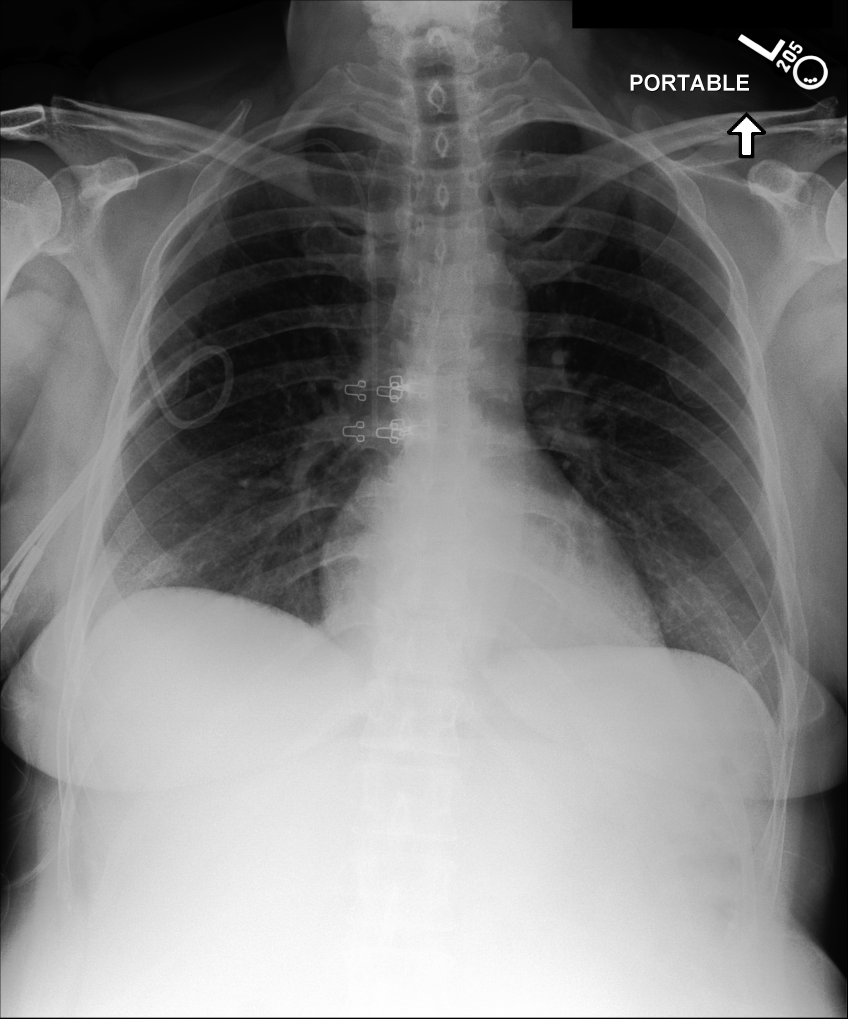
#> input picture data/jpg/p11000566/s50230446/2e4678a5-e646a648-d6265814-63b082e3-d14f047a.jpg, 2544 x 3056 px, found by its file name (shown at 1/3 size)
$ python eval_diff_image.py
#> lines starting #> are read from the running program, lines starting #| are printed output that depends on the picture; after the words box and inside, x2 and y2 are one past the last pixel; in counts of white or black regions, pixels touching at a corner belong together
import cv2
import numpy as np
from PIL import Image, ImageDraw, ImageFont
import matplotlib
matplotlib.use('Agg')
import matplotlib.pyplot as plt
import os

class XRayImageComparator:
    def __init__(self, image1_path, image2_path):
        self.image1_path = image1_path
        self.image2_path = image2_path
        self.image1 = None
        self.image2 = None
        self.diff_image = None
        self.lesion_boxes = []

    def load_images(self):
        self.image1 = cv2.imread(self.image1_path)
        self.image2 = cv2.imread(self.image2_path)

        if self.image1 is None or self.image2 is None:
            raise ValueError("Cannot load images, please check file paths")

        print(f"Image 1 size: {self.image1.shape}")
        print(f"Image 2 size: {self.image2.shape}")

    def align_images(self):
        if self.image1.shape != self.image2.shape:
            print("Images have different sizes, aligning...")
            min_height = min(self.image1.shape[0], self.image2.shape[0])
            min_width = min(self.image1.shape[1], self.image2.shape[1])

            self.image1 = cv2.resize(self.image1, (min_width, min_height))
            self.image2 = cv2.resize(self.image2, (min_width, min_height))

            print(f"Aligned size: {self.image1.shape}")

    def compute_difference(self):
        gray1 = cv2.cvtColor(self.image1, cv2.COLOR_BGR2GRAY)
        gray2 = cv2.cvtColor(self.image2, cv2.COLOR_BGR2GRAY)

        diff = cv2.absdiff(gray1, gray2)

        self.diff_image = diff

        return diff

    def detect_lesions(self, threshold=30, min_area=500, max_lesions=8, merge_distance=100):
        if self.diff_image is None:
            self.compute_difference()

        _, binary = cv2.threshold(self.diff_image, threshold, 255, cv2.THRESH_BINARY)

        kernel = cv2.getStructuringElement(cv2.MORPH_RECT, (5, 5))
        binary = cv2.morphologyEx(binary, cv2.MORPH_OPEN, kernel)
        binary = cv2.morphologyEx(binary, cv2.MORPH_CLOSE, kernel)

        contours, _ = cv2.findContours(binary, cv2.RETR_EXTERNAL, cv2.CHAIN_APPROX_SIMPLE)

        raw_boxes = []
        for contour in contours:
            area = cv2.contourArea(contour)
            if area >= min_area:
                x, y, w, h = cv2.boundingRect(contour)
                center_x = x + w // 2
                center_y = y + h // 2
                raw_boxes.append({
                    'box': (x, y, w, h),
                    'center': (center_x, center_y),
                    'area': area,
                    'intensity': np.mean(self.diff_image[y:y+h, x:x+w])
                })

        raw_boxes.sort(key=lambda x: x['area'], reverse=True)

        merged_boxes = []
        used = set()

        for i, box in enumerate(raw_boxes):
            if i in used:
                continue

            merged_box = box.copy()
            merged_indices = [i]

            for j in range(i + 1, len(raw_boxes)):
                if j in used:
                    continue

                other_box = raw_boxes[j]
                dist = np.sqrt((box['center'][0] - other_box['center'][0]) ** 2 +
                              (box['center'][1] - other_box['center'][1]) ** 2)

                if dist < merge_distance:
                    x1 = min(merged_box['box'][0], other_box['box'][0])
                    y1 = min(merged_box['box'][1], other_box['box'][1])
                    x2 = max(merged_box['box'][0] + merged_box['box'][2], other_box['box'][0] + other_box['box'][2])
                    y2 = max(merged_box['box'][1] + merged_box['box'][3], other_box['box'][1] + other_box['box'][3])

                    merged_box['box'] = (x1, y1, x2 - x1, y2 - y1)
                    merged_box['center'] = ((x1 + x2) // 2, (y1 + y2) // 2)
                    merged_box['area'] += other_box['area']
                    merged_indices.append(j)
                    used.add(j)

            merged_boxes.append(merged_box)

        self.lesion_boxes = merged_boxes[:max_lesions]

        for i, box in enumerate(self.lesion_boxes):
            box['id'] = i
            box['color'] = self.get_color_by_id(i)

        print(f"Detected {len(self.lesion_boxes)} main lesion regions (original: {len(raw_boxes)})")
        return self.lesion_boxes

    def get_color_by_id(self, idx):
        colors = [
            (255, 0, 0),
            (0, 255, 0),
            (0, 0, 255),
            (255, 255, 0),
            (255, 0, 255),
            (0, 255, 255),
            (255, 128, 0),
            (128, 0, 255),
        ]
        return colors[idx % len(colors)]

    def analyze_progression(self):
        if not self.lesion_boxes:
            return "No significant lesion changes detected"

        total_area = sum(box['area'] for box in self.lesion_boxes)
        avg_intensity = np.mean([box['intensity'] for box in self.lesion_boxes])

        if total_area > 10000 or avg_intensity > 80:
            progression = "Significant progression"
            severity = "Severe"
        elif total_area > 5000 or avg_intensity > 60:
            progression = "Disease progressing"
            severity = "Moderate"
        elif total_area > 1000 or avg_intensity > 40:
            progression = "Minor changes"
            severity = "Mild"
        else:
            progression = "Stable"
            severity = "Stable"

        return {
            'progression': progression,
            'severity': severity,
            'total_area': total_area,
            'avg_intensity': avg_intensity,
            'lesion_count': len(self.lesion_boxes)
        }

    def draw_lesion_boxes(self, image, thickness=4):
        result = image.copy()

        for box_info in self.lesion_boxes:
            x, y, w, h = box_info['box']
            color = box_info.get('color', (0, 255, 0))
            lesion_id = box_info.get('id', 0)

            cv2.rectangle(result, (x, y), (x + w, y + h), color, thickness)

            label = f"L{lesion_id + 1}"
            cv2.putText(result, label, (x, y - 10),
                       cv2.FONT_HERSHEY_SIMPLEX, 0.6, color, 3)

        return result

    def visualize_comparison(self, save_path=None):
        if self.image1 is None or self.image2 is None:
            self.load_images()
            self.align_images()

        if self.diff_image is None:
            self.compute_difference()

        if not self.lesion_boxes:
            self.detect_lesions()

        progression_info = self.analyze_progression()

        fig, axes = plt.subplots(2, 2, figsize=(16, 12))

        img1_rgb = cv2.cvtColor(self.image1, cv2.COLOR_BGR2RGB)
        img2_rgb = cv2.cvtColor(self.image2, cv2.COLOR_BGR2RGB)

        img1_with_boxes = self.draw_lesion_boxes(self.image1)
        img1_with_boxes_rgb = cv2.cvtColor(img1_with_boxes, cv2.COLOR_BGR2RGB)

        img2_with_boxes = self.draw_lesion_boxes(self.image2)
        img2_with_boxes_rgb = cv2.cvtColor(img2_with_boxes, cv2.COLOR_BGR2RGB)

        axes[0, 0].imshow(img1_rgb)
        axes[0, 0].set_title('Image 1 (Early)', fontsize=14, fontweight='bold')
        axes[0, 0].axis('off')

        axes[0, 1].imshow(img2_rgb)
        axes[0, 1].set_title('Image 2 (Late)', fontsize=14, fontweight='bold')
        axes[0, 1].axis('off')

        axes[1, 0].imshow(img1_with_boxes_rgb)
        axes[1, 0].set_title('Image 1 - Lesion Markers', fontsize=14, fontweight='bold')
        axes[1, 0].axis('off')

        axes[1, 1].imshow(img2_with_boxes_rgb)
        axes[1, 1].set_title('Image 2 - Lesion Markers', fontsize=14, fontweight='bold')
        axes[1, 1].axis('off')

        info_text = f"""
        Disease Progression Report:
        ========================
        Progression: {progression_info['progression']}
        Severity: {progression_info['severity']}
        Lesion Count: {progression_info['lesion_count']}
        Total Area: {progression_info['total_area']:.0f} px^2
        Avg Intensity: {progression_info['avg_intensity']:.1f}
        """

        plt.figtext(0.5, -0.05, info_text, ha='center', fontsize=12,
                   bbox=dict(boxstyle='round', facecolor='wheat', alpha=0.5))

        plt.tight_layout(rect=[0, 0.12, 1, 1])

        if save_path:
            plt.savefig(save_path, dpi=300, bbox_inches='tight')
            print(f"Results saved to: {save_path}")

        plt.close()

        return progression_info

    def create_difference_heatmap(self, save_path=None):
        if self.diff_image is None:
            self.compute_difference()

        heatmap = cv2.applyColorMap(self.diff_image, cv2.COLORMAP_JET)

        fig, axes = plt.subplots(1, 3, figsize=(18, 6))

        img1_rgb = cv2.cvtColor(self.image1, cv2.COLOR_BGR2RGB)
        img2_rgb = cv2.cvtColor(self.image2, cv2.COLOR_BGR2RGB)
        heatmap_rgb = cv2.cvtColor(heatmap, cv2.COLOR_BGR2RGB)

        axes[0].imshow(img1_rgb)
        axes[0].set_title('Image 1 (Early)', fontsize=14, fontweight='bold')
        axes[0].axis('off')

        axes[1].imshow(img2_rgb)
        axes[1].set_title('Image 2 (Late)', fontsize=14, fontweight='bold')
        axes[1].axis('off')

        axes[2].imshow(heatmap_rgb)
        axes[2].set_title('Difference Heatmap (Red=High Difference)', fontsize=14, fontweight='bold')
        axes[2].axis('off')

        plt.tight_layout()

        if save_path:
            plt.savefig(save_path, dpi=300, bbox_inches='tight')
            print(f"Heatmap saved to: {save_path}")

        plt.close()

def main():
    image1_path = r"D:\pyworkspace\evaluation_for_report\data\jpg\p11000566\s50230446\2e4678a5-e646a648-d6265814-63b082e3-d14f047a.jpg"
    image2_path = r"D:\pyworkspace\evaluation_for_report\data\jpg\p11000566\s50252971\99eb5ea2-76aff341-b0db7fe2-24d9295f-cd6d9b2e.jpg"

    print("=" * 60)
    print("X-Ray Image Comparison Analysis System")
    print("=" * 60)

    comparator = XRayImageComparator(image1_path, image2_path)

    try:
        print("\n1. Loading images...")
        comparator.load_images()
#> in load_images, self.image1 is the input picture: shape (3056, 2544, 3); min 0, max 255, mean 126.7
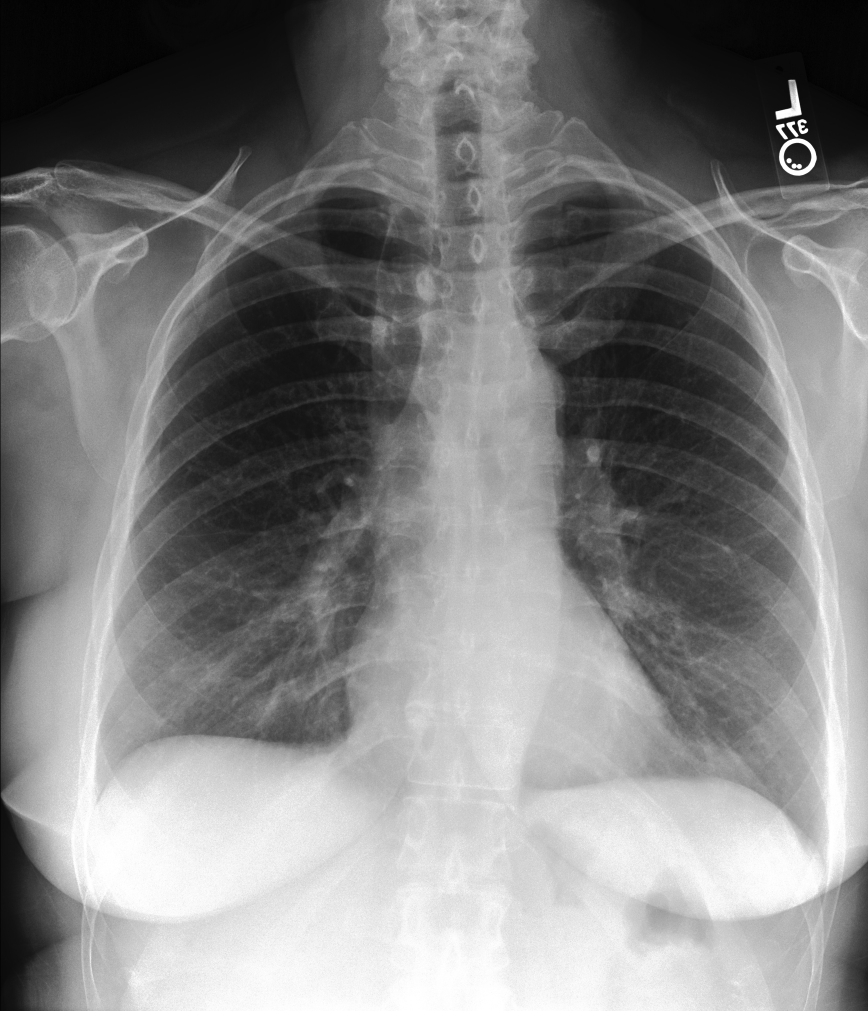
#> input picture data/jpg/p11000566/s50252971/99eb5ea2-76aff341-b0db7fe2-24d9295f-cd6d9b2e.jpg, 1736 x 2022 px, found by its file name (shown at 1/2 size)
#> in load_images, self.image2 is the input picture: shape (2022, 1736, 3); min 0, max 255, mean 128.8
#| Image 1 size: (3056, 2544, 3)
#| Image 2 size: (2022, 1736, 3)

        print("\n2. Aligning images...")
        comparator.align_images()
#| Aligned size: (2022, 1736, 3)

        print("\n3. Computing image differences...")
        comparator.compute_difference()

        print("\n4. Detecting lesion regions...")
        comparator.detect_lesions(threshold=30, min_area=100)
#> in detect_lesions, `binary = cv2.morphologyEx(binary, cv2.MORPH_CLOSE, kernel)`:
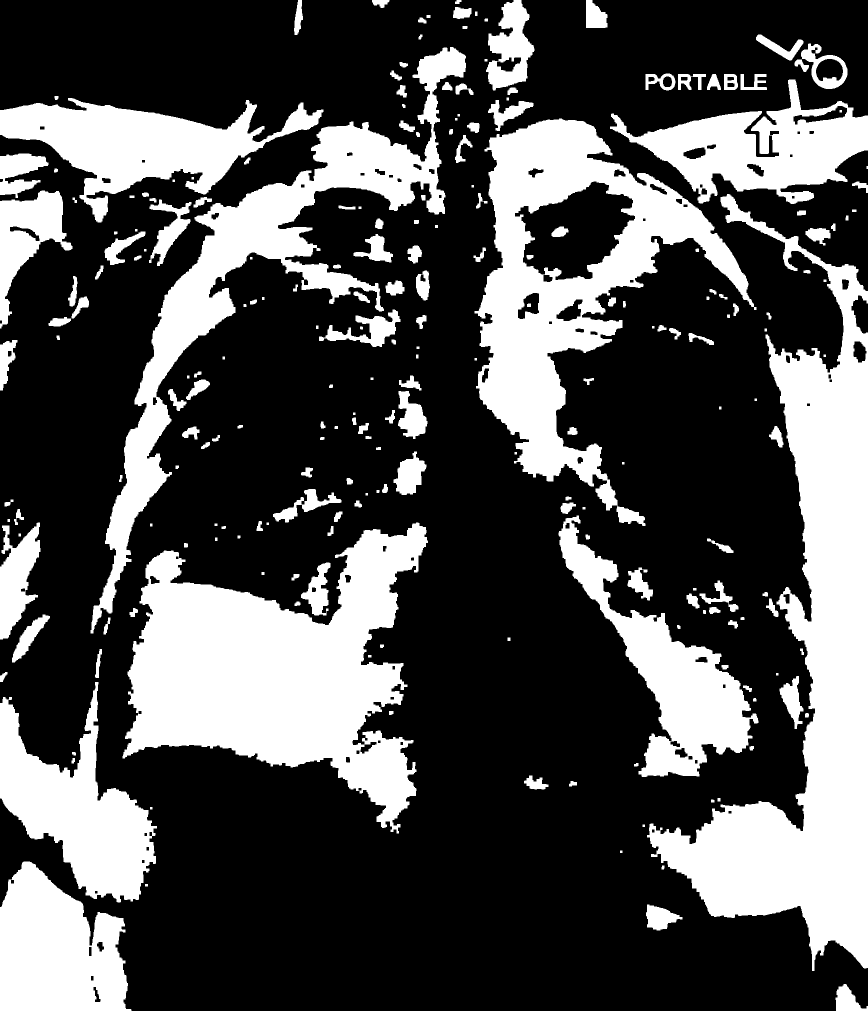
#> binary: shape (2022, 1736) (shown at 1/2 size); 31.2% white; 231 white regions (1 under 20 px)
#> in detect_lesions, `contours, _ = cv2.findContours(binary, cv2.RETR_EXTERNAL, cv2.CHAIN_AP..`: contours = 227 contours, 22 with area under 20; largest, box (x1, y1, x2, y2) and area: (1294, 388, 1736, 1942) 223465, (245, 1045, 856, 1667) 190498, (949, 237, 1513, 1052) 174814, (181, 94, 932, 1267) 111894, (0, 196, 647, 445) 61854
#> the loop in detect_lesions, `for contour in contours:` made 227 passes
#> (area, x, y, w, h, center_x, center_y) on passes 1, 2, 5, 11, 12, 20, 21, 22: (1854, 1671, 1968, 65, 54, 1703, 1995), (2138, 1292, 1809, 73, 52, 1328, 1835), (57064.5, 0, 1723, 263, 299, 131, 1872), (102, 1138, 1562, 16, 11, 1146, 1567), (692, 1048, 1551, 49, 28, 1072, 1565), (100, 1486, 1371, 18, 13, 1495, 1377), (60577, 0, 1364, 314, 441, 157, 1584), (2254, 1559, 1352, 48, 106, 1583, 1405)
#> after the loop in detect_lesions, `for contour in contours:`: raw_boxes = 105 items
#> the loop in detect_lesions, `for i, box in enumerate(raw_boxes):` made 105 passes
#> after the loop in detect_lesions, `for i, box in enumerate(raw_boxes):`: merged_boxes = 60 items; used = 45 items
#> in detect_lesions, `self.lesion_boxes = merged_boxes[:max_lesions]`: self.lesion_boxes = 8 items
#> the loop in detect_lesions, `for i, box in enumerate(self.lesion_boxes):` made 8 passes
#| Detected 8 main lesion regions (original: 105)

        print("\n5. Analyzing disease progression...")
        progression_info = comparator.analyze_progression()
#> in analyze_progression, `total_area = sum(box['area'] for box in self.lesion_boxes)`: total_area = 940509
#> in analyze_progression, `avg_intensity = np.mean([box['intensity'] for box in self.lesion_boxes])`: avg_intensity = 38.34
#> progression_info = {'progression': 'Significant progression', 'severity': 'Severe', 'total_area': 940509, 'avg_intensity': 38.34, 'lesion_count': 8}

        print("\n" + "=" * 60)
        print("Analysis Results:")
        print("=" * 60)
        print(f"Progression: {progression_info['progression']}")
#| Progression: Significant progression
        print(f"Severity: {progression_info['severity']}")
#| Severity: Severe
        print(f"Lesion Count: {progression_info['lesion_count']}")
#| Lesion Count: 8
        print(f"Total Area: {progression_info['total_area']:.0f} px^2")
#| Total Area: 940509 px^2
        print(f"Avg Intensity: {progression_info['avg_intensity']:.1f}")
#| Avg Intensity: 38.3

        print("\n6. Generating comparison visualization...")
        output_dir = r"D:\pyworkspace\evaluation_for_report"
        comparator.visualize_comparison(
            save_path=os.path.join(output_dir, "comparison_result.png")
        )
#> the loop in draw_lesion_boxes, `for box_info in self.lesion_boxes:` made 8 passes
#> (x, y, w, h, color, label) on passes 1 to 8: (1294, 388, 442, 1554, (255, 0, 0), 'L1'), (245, 1045, 611, 622, (0, 255, 0), 'L2'), (949, 237, 564, 815, (0, 0, 255), 'L3'), (181, 94, 751, 1173, (255, 255, 0), 'L4'), (0, 196, 647, 249, (255, 0, 255), 'L5'), (0, 1364, 314, 441, (0, 255, 255), 'L6'), (1117, 1031, 400, 523, (255, 128, 0), 'L7'), (1220, 159, 516, 249, (128, 0, 255), 'L8')
#> after the loop in draw_lesion_boxes, `for box_info in self.lesion_boxes:`:
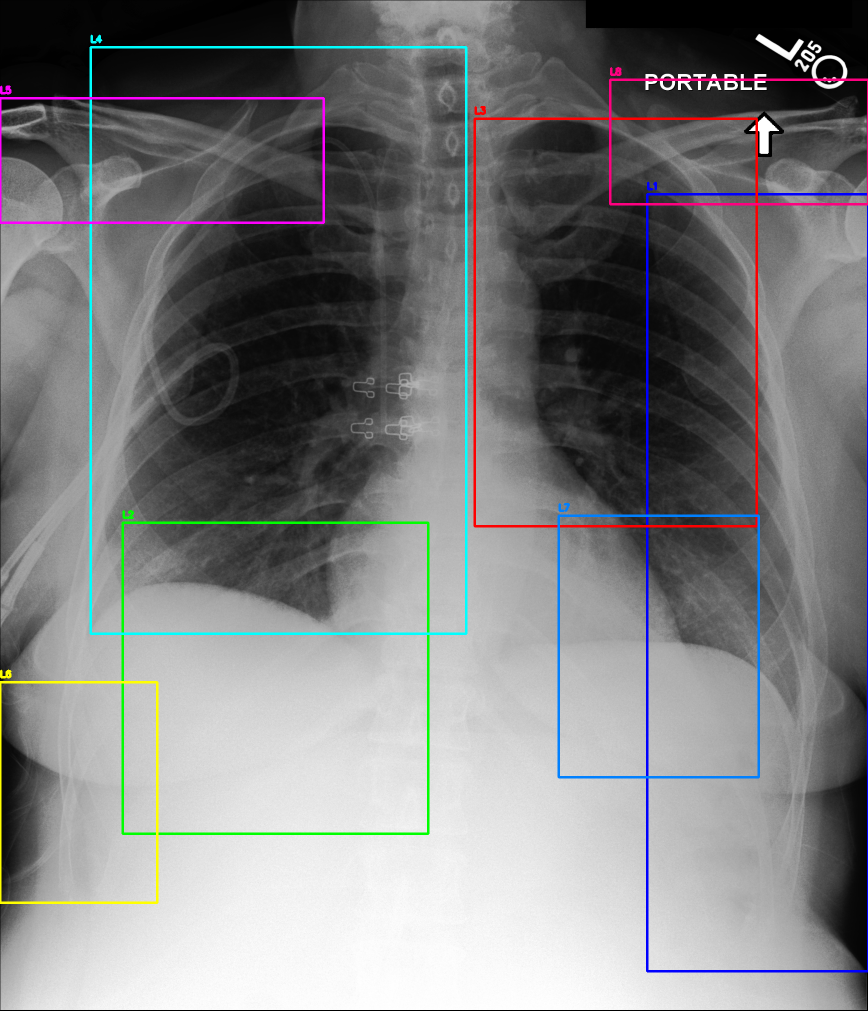
#> result: shape (2022, 1736, 3) (shown at 1/2 size); mean B, G, R 127.5, 126.6, 126.1
#> the loop in draw_lesion_boxes (call 2), `for box_info in self.lesion_boxes:` made 8 passes

        print("\n7. Generating difference heatmap...")
        comparator.create_difference_heatmap(
            save_path=os.path.join(output_dir, "difference_heatmap.png")
        )
#> in create_difference_heatmap, `heatmap = cv2.applyColorMap(self.diff_image, cv2.COLORMAP_JET)`:
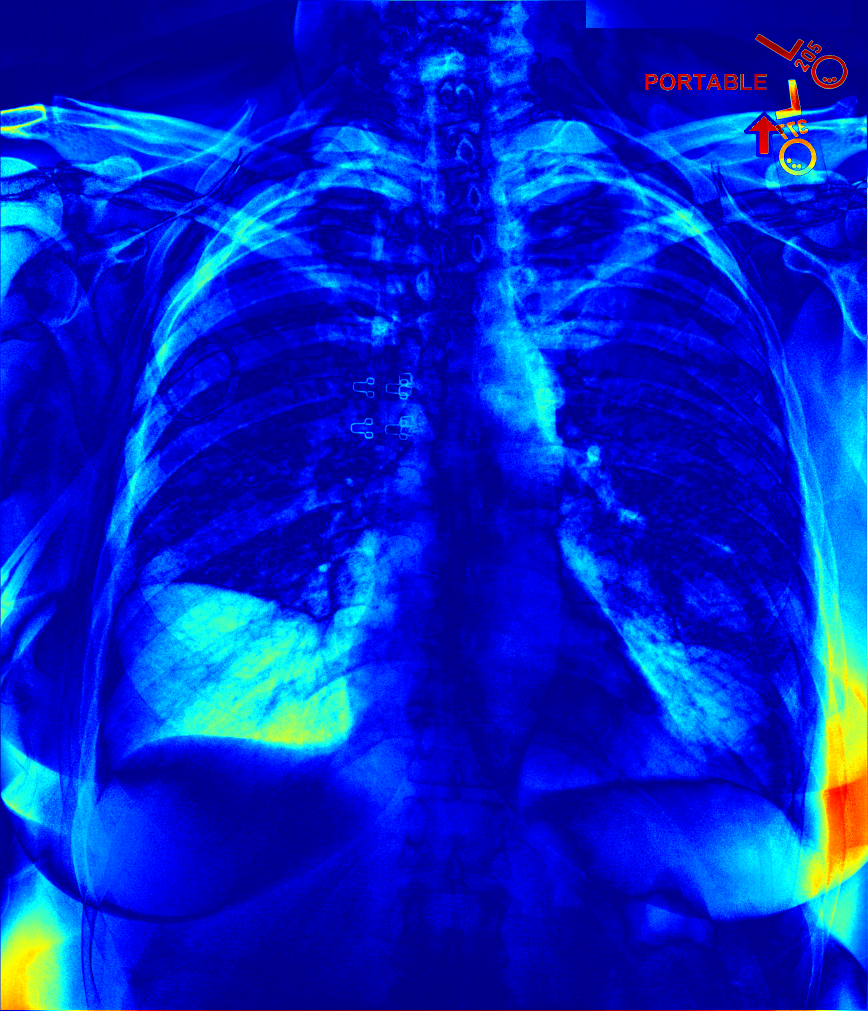
#> heatmap: shape (2022, 1736, 3) (shown at 1/2 size); mean B, G, R 198.6, 39.1, 6.3

        print("\n" + "=" * 60)
        print("Analysis Complete!")
        print("=" * 60)

    except Exception as e:
        print(f"\nError: {str(e)}")
        import traceback
        traceback.print_exc()

if __name__ == "__main__":
    main()
